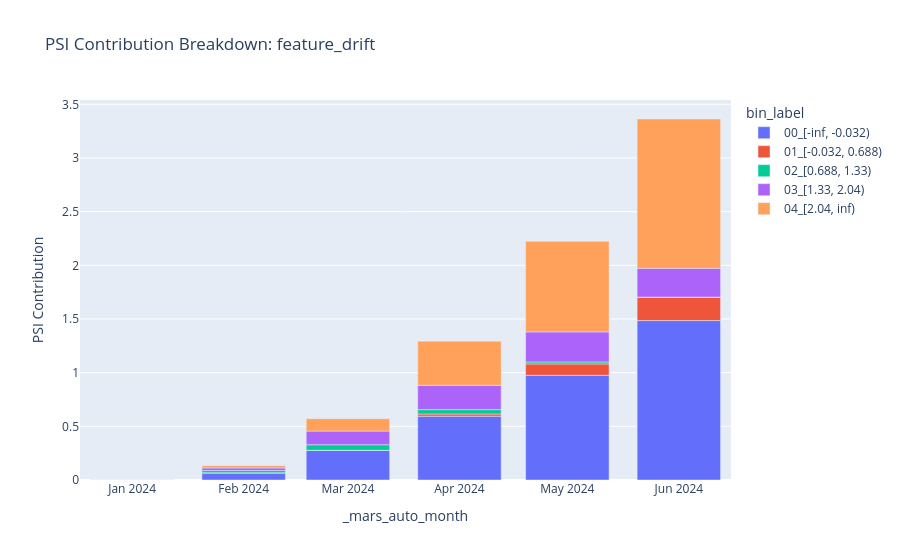

Source (notebook cell):
### Code cell
import plotly.express as px

# 筛选出那个漂移的特征
target_feat = "feature_drift"
df_plot = pl.from_pandas(c).filter(pl.col("feature") == target_feat).to_pandas()

# 画图：PSI 贡献度分解
fig = px.bar(
    df_plot, 
    x="_mars_auto_month",  # 时间轴
    y="psi_bin",           # Y轴：PSI 贡献值
    color="bin_label",     # 颜色：不同的箱子
    title=f"PSI Contribution Breakdown: {target_feat}",
    labels={"psi_bin": "PSI Contribution"}
)
fig.show()

### Figure 1 — Plotly figure (JSON) as saved in the notebook; plotly's stock layout.template omitted (floating-point values rounded to 4 significant figures)
{"data": [{"hovertemplate": "bin_label=00_[-inf, -0.032)<br>_mars_auto_month=%{x}<br>PSI Contribution=%{y}<extra></extra>", "legendgroup": "00_[-inf, -0.032)", "marker": {"color": "#636efa", "pattern": {"shape": ""}}, "name": "00_[-inf, -0.032)", "orientation": "v", "showlegend": true, "textposition": "auto", "type": "bar", "x": ["2024-01-01", "2024-02-01", "2024-03-01", "2024-04-01", "2024-05-01", "2024-06-01", "Total"], "xaxis": "x", "y": [2.081e-26, 0.06486, 0.2767, 0.5943, 0.9756, 1.485, 0.2646], "yaxis": "y"}, {"hovertemplate": "bin_label=01_[-0.032, 0.688)<br>_mars_auto_month=%{x}<br>PSI Contribution=%{y}<extra></extra>", "legendgroup": "01_[-0.032, 0.688)", "marker": {"color": "#EF553B", "pattern": {"shape": ""}}, "name": "01_[-0.032, 0.688)", "orientation": "v", "showlegend": true, "textposition": "auto", "type": "bar", "x": ["2024-01-01", "2024-02-01", "2024-03-01", "2024-04-01", "2024-05-01", "2024-06-01", "Total"], "xaxis": "x", "y": [8.341e-26, 0.002889, 0.0001586, 0.02075, 0.1058, 0.219, 0.01644], "yaxis": "y"}, {"hovertemplate": "bin_label=02_[0.688, 1.33)<br>_mars_auto_month=%{x}<br>PSI Contribution=%{y}<extra></extra>", "legendgroup": "02_[0.688, 1.33)", "marker": {"color": "#00cc96", "pattern": {"shape": ""}}, "name": "02_[0.688, 1.33)", "orientation": "v", "showlegend": true, "textposition": "auto", "type": "bar", "x": ["2024-01-01", "2024-02-01", "2024-03-01", "2024-04-01", "2024-05-01", "2024-06-01", "Total"], "xaxis": "x", "y": [1.93e-25, 0.02021, 0.0515, 0.04067, 0.0185, 0.0001435, 0.01449], "yaxis": "y"}, {"hovertemplate": "bin_label=03_[1.33, 2.04)<br>_mars_auto_month=%{x}<br>PSI Contribution=%{y}<extra></extra>", "legendgroup": "03_[1.33, 2.04)", "marker": {"color": "#ab63fa", "pattern": {"shape": ""}}, "name": "03_[1.33, 2.04)", "orientation": "v", "showlegend": true, "textposition": "auto", "type": "bar", "x": ["2024-01-01", "2024-02-01", "2024-03-01", "2024-04-01", "2024-05-01", "2024-06-01", "Total"], "xaxis": "x", "y": [4.739e-25, 0.02436, 0.1275, 0.2264, 0.28, 0.2679, 0.1291], "yaxis": "y"}, {"hovertemplate": "bin_label=04_[2.04, inf)<br>_mars_auto_month=%{x}<br>PSI Contribution=%{y}<extra></extra>", "legendgroup": "04_[2.04, inf)", "marker": {"color": "#FFA15A", "pattern": {"shape": ""}}, "name": "04_[2.04, inf)", "orientation": "v", "showlegend": true, "textposition": "auto", "type": "bar", "x": ["2024-01-01", "2024-02-01", "2024-03-01", "2024-04-01", "2024-05-01", "2024-06-01", "Total"], "xaxis": "x", "y": [1.66e-24, 0.01992, 0.115, 0.4117, 0.8437, 1.391, 0.3829], "yaxis": "y"}], "layout": {"barmode": "relative", "legend": {"title": {"text": "bin_label"}, "tracegroupgap": 0}, "title": {"text": "PSI Contribution Breakdown: feature_drift"}, "xaxis": {"anchor": "y", "domain": [0, 1], "title": {"text": "_mars_auto_month"}}, "yaxis": {"anchor": "x", "domain": [0, 1], "title": {"text": "PSI Contribution"}}}}
